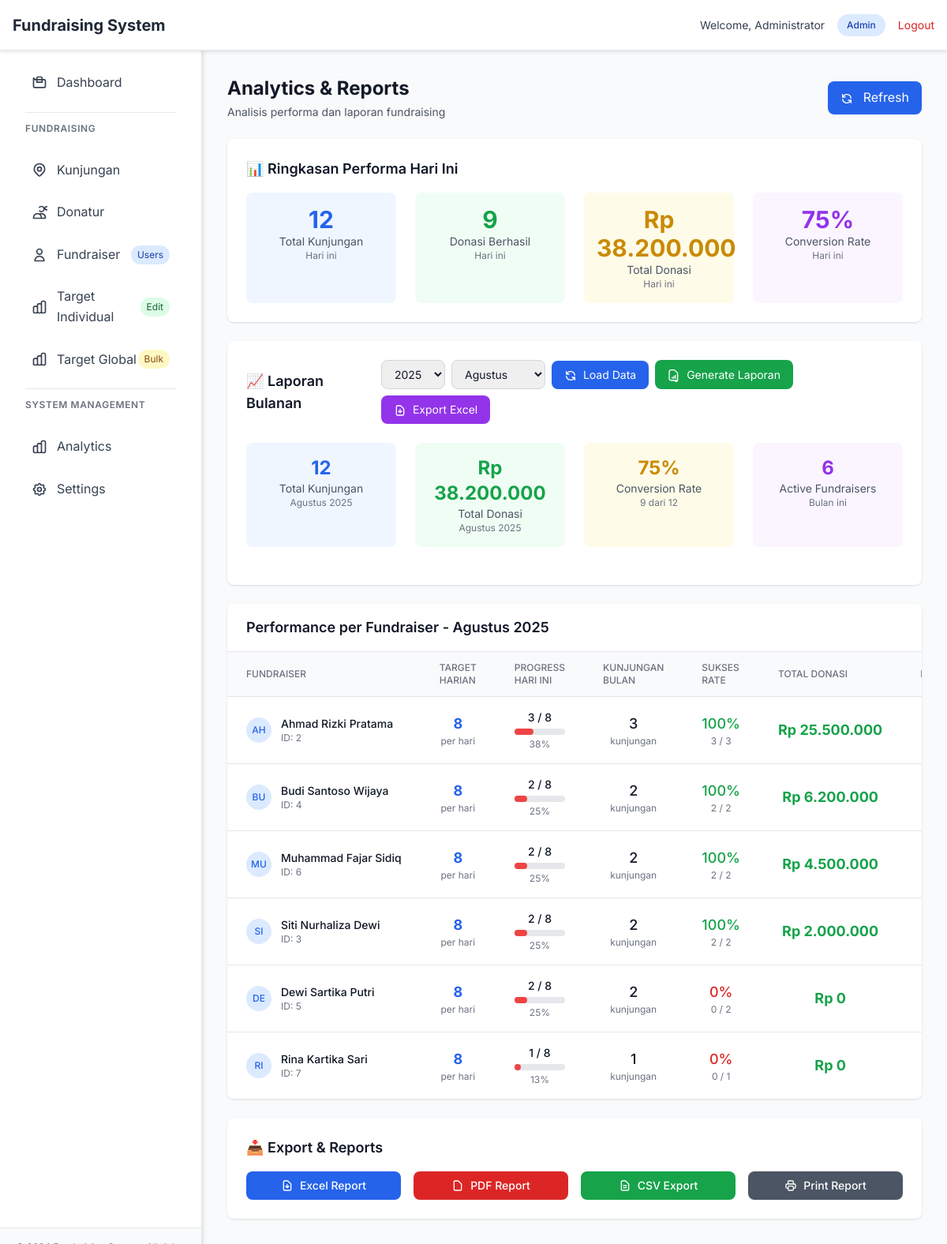
/analytics-new.php (signed in), run on the app's committed database.
### tables this page shows
CREATE TABLE `users` (
    `id` INT UNSIGNED NOT NULL AUTO_INCREMENT,
    `name` VARCHAR(150) NOT NULL,
    `email` VARCHAR(150) DEFAULT NULL,
    `username` VARCHAR(100) DEFAULT NULL,
    `password` VARCHAR(255) NOT NULL,
    `role` ENUM('admin','monitor','user') NOT NULL DEFAULT 'user',
    `status` ENUM('active','inactive') NOT NULL DEFAULT 'active',
    `target` INT UNSIGNED NOT NULL DEFAULT 8,
    `phone` VARCHAR(25) DEFAULT NULL,
    `created_at` TIMESTAMP NOT NULL DEFAULT CURRENT_TIMESTAMP,
    `updated_at` TIMESTAMP NULL DEFAULT CURRENT_TIMESTAMP ON UPDATE CURRENT_TIMESTAMP,
    PRIMARY KEY (`id`),
    UNIQUE KEY `uq_users_email` (`email`),
    UNIQUE KEY `uq_users_username` (`username`),
    KEY `idx_users_role` (`role`),
    KEY `idx_users_status` (`status`)
);

### analytics-new.php (the view, shortened to what the rows shown need)
<?php
include 'layout-header.php';
require_once 'config.php';
$currentYear = date('Y');
$currentMonth = date('n');
$selectedYear = $_GET['year'] ?? $currentYear;
$selectedMonth = $_GET['month'] ?? $currentMonth;
try {
    $stmt = $pdo->prepare("
        SELECT
            u.id,
            u.name,
            u.target,
            u.status,
            COALESCE(COUNT(k.id), 0) as total_kunjungan,
            COALESCE(COUNT(CASE WHEN k.status = 'berhasil' THEN 1 END), 0) as sukses_kunjungan,
            COALESCE(SUM(CASE WHEN k.status = 'berhasil' THEN k.nominal ELSE 0 END), 0) as total_donasi,
            COALESCE(COUNT(CASE WHEN DATE(k.created_at) = CURDATE() THEN 1 END), 0) as kunjungan_hari_ini
        FROM users u
        LEFT JOIN kunjungan k ON u.id = k.fundraiser_id
            AND YEAR(k.created_at) = ? AND MONTH(k.created_at) = ?
        WHERE u.role = 'user'
        GROUP BY u.id, u.name, u.target, u.status
        ORDER BY total_donasi DESC
    ");
    $stmt->execute([$selectedYear, $selectedMonth]);
    $fundraiserPerformance = $stmt->fetchAll(PDO::FETCH_ASSOC);
} catch (Exception $e) {
    $error_message = $e->getMessage();
    $todayStats = ['total_kunjungan' => 0, 'sukses_kunjungan' => 0, 'total_donasi' => 0];
    $monthlyStats = ['total_kunjungan' => 0, 'sukses_kunjungan' => 0, 'total_donasi' => 0, 'active_fundraisers' => 0];
    $fundraiserPerformance = [];
    $todayConversion = 0;
    $monthlyConversion = 0;
}
$months = [
    1 => 'Januari', 2 => 'Februari', 3 => 'Maret', 4 => 'April',
    5 => 'Mei', 6 => 'Juni', 7 => 'Juli', 8 => 'Agustus',
    9 => 'September', 10 => 'Oktober', 11 => 'November', 12 => 'Desember'
];
?>
<div class="space-y-6">
    <div class="flex flex-col sm:flex-row sm:items-center sm:justify-between">
        <div>
            <h1 class="text-2xl font-bold text-gray-900">Analytics & Reports</h1>
        </div>
    </div>
    <div class="bg-white rounded-lg shadow p-6">
        <h2 class="text-lg font-semibold text-gray-900 mb-4">📊 Ringkasan Performa Hari Ini</h2>
    </div>
    <div class="bg-white rounded-lg shadow p-6">
        <div class="flex flex-col sm:flex-row sm:items-center sm:justify-between mb-6">
            <h2 class="text-lg font-semibold text-gray-900">📈 Laporan Bulanan</h2>
        </div>
    </div>
    <div class="bg-white rounded-lg shadow overflow-hidden">
        <div class="px-6 py-4 border-b border-gray-200">
            <h2 class="text-lg font-semibold text-gray-900">
                Performance per Fundraiser - <?php echo $months[$selectedMonth]; ?> <?php echo $selectedYear; ?>
            </h2>
        </div>
        <?php if (!empty($fundraiserPerformance)): ?>
        <div class="overflow-x-auto">
            <table class="min-w-full divide-y divide-gray-200">
                <thead class="bg-gray-50">
                    <tr>
                        <th class="px-6 py-3 text-left text-xs font-medium text-gray-500 uppercase">Fundraiser</th>
                        <th class="px-6 py-3 text-left text-xs font-medium text-gray-500 uppercase">Target Harian</th>
                        <th class="px-6 py-3 text-left text-xs font-medium text-gray-500 uppercase">Progress Hari Ini</th>
                        <th class="px-6 py-3 text-left text-xs font-medium text-gray-500 uppercase">Kunjungan Bulan</th>
                        <th class="px-6 py-3 text-left text-xs font-medium text-gray-500 uppercase">Sukses Rate</th>
                        <th class="px-6 py-3 text-left text-xs font-medium text-gray-500 uppercase">Total Donasi</th>
                        <th class="px-6 py-3 text-left text-xs font-medium text-gray-500 uppercase">Ranking</th>
                    </tr>
                </thead>
                <tbody class="bg-white divide-y divide-gray-200">
                    <?php foreach ($fundraiserPerformance as $index => $f): ?>
                    <tr class="hover:bg-gray-50">
                        <td class="px-6 py-4 whitespace-nowrap">
                            <div class="flex items-center">
                                <div class="h-8 w-8 rounded-full bg-blue-100 flex items-center justify-center mr-3">
                                    <span class="text-xs font-medium text-blue-600"><?php echo strtoupper(substr($f['name'], 0, 2)); ?></span>
                                </div>
                                <div>
                                    <div class="text-sm font-medium text-gray-900"><?php echo htmlspecialchars($f['name']); ?></div>
                                    <div class="text-xs text-gray-500">ID: <?php echo $f['id']; ?></div>
                                </div>
                            </div>
                        </td>
                        <td class="px-6 py-4 whitespace-nowrap text-center">
                            <div class="text-lg font-bold text-blue-600"><?php echo $f['target']; ?></div>
                            <div class="text-xs text-gray-500">per hari</div>
                        </td>
                        <td class="px-6 py-4 whitespace-nowrap">
                            <div class="text-center">
                                <div class="text-sm font-medium"><?php echo $f['kunjungan_hari_ini']; ?> / <?php echo $f['target']; ?></div>
                                <?php
                                    $percent = $f['target'] > 0 ? min(100, round(($f['kunjungan_hari_ini'] / $f['target']) * 100)) : 0;
                                    $color = $percent >= 100 ? 'bg-green-500' : ($percent >= 75 ? 'bg-yellow-500' : ($percent >= 50 ? 'bg-blue-500' : 'bg-red-500'));
                                ?>
                                <div class="w-full bg-gray-200 rounded-full h-2 mt-1">
                                    <div class="h-2 rounded-full <?php echo $color; ?>" style="width: <?php echo $percent; ?>%"></div>
                                </div>
                                <div class="text-xs text-gray-500 mt-1"><?php echo $percent; ?>%</div>
                            </div>
                        </td>
                        <td class="px-6 py-4 whitespace-nowrap text-center">
                            <div class="text-lg font-medium text-gray-900"><?php echo number_format($f['total_kunjungan']); ?></div>
                            <div class="text-xs text-gray-500">kunjungan</div>
                        </td>
                        <td class="px-6 py-4 whitespace-nowrap text-center">
                            <?php $successRate = $f['total_kunjungan'] > 0 ? round(($f['sukses_kunjungan'] / $f['total_kunjungan']) * 100, 1) : 0; ?>
                            <div class="text-lg font-medium <?php echo $successRate >= 70 ? 'text-green-600' : ($successRate >= 50 ? 'text-yellow-600' : 'text-red-600'); ?>">
                                <?php echo $successRate; ?>%
                            </div>
                            <div class="text-xs text-gray-500"><?php echo $f['sukses_kunjungan']; ?> / <?php echo $f['total_kunjungan']; ?></div>
                        </td>
                        <td class="px-6 py-4 whitespace-nowrap text-center">
                            <div class="text-lg font-bold text-green-600">Rp <?php echo number_format($f['total_donasi'], 0, ',', '.'); ?></div>
                        </td>
                        <td class="px-6 py-4 whitespace-nowrap text-center">
                        </td>
                    </tr>
                    <?php endforeach; ?>
                </tbody>
            </table>
        </div>
        <?php endif; ?>
    </div>
    <div class="bg-white rounded-lg shadow p-6">
        <h2 class="text-lg font-semibold text-gray-900 mb-4">📥 Export & Reports</h2>
    </div>
</div>
<?php include 'layout-footer.php'; ?>

### data on the page
users: name "AH", name "Ahmad Rizki Pratama", id "2", target "8", kunjungan_hari_ini "3", percent "38", total_kunjungan "3", successRate "100", sukses_kunjungan "3", total_donasi "25.500.000"
users: name "BU", name "Budi Santoso Wijaya", id "4", target "8", kunjungan_hari_ini "2", percent "25", total_kunjungan "2", successRate "100", sukses_kunjungan "2", total_donasi "6.200.000"
users: name "MU", name "Muhammad Fajar Sidiq", id "6", target "8", kunjungan_hari_ini "2", percent "25", total_kunjungan "2", successRate "100", sukses_kunjungan "2", total_donasi "4.500.000"
users: name "SI", name "Siti Nurhaliza Dewi", id "3", target "8", kunjungan_hari_ini "2", percent "25", total_kunjungan "2", successRate "100", sukses_kunjungan "2", total_donasi "2.000.000"
users: name "DE", name "Dewi Sartika Putri", id "5", target "8", kunjungan_hari_ini "2", percent "25", total_kunjungan "2", successRate "0", sukses_kunjungan "0", total_donasi "0"
users: name "RI", name "Rina Kartika Sari", id "7", target "8", kunjungan_hari_ini "1", percent "13", total_kunjungan "1", successRate "0", sukses_kunjungan "0", total_donasi "0"

### other printed values
$user_name "Administrator"
$user_role "Admin"
$todayStats['total_kunjungan'] "12"
$todayStats['sukses_kunjungan'] "9"
$todayStats['total_donasi'] "38.200.000"
$todayConversion "75"
$monthlyStats['total_kunjungan'] "12"
$monthlyStats['total_donasi'] "38.200.000"
$monthlyConversion "75"
$monthlyStats['sukses_kunjungan'] "9"
$monthlyStats['active_fundraisers'] "6"
form field year "2025"
form field month "Agustus"
